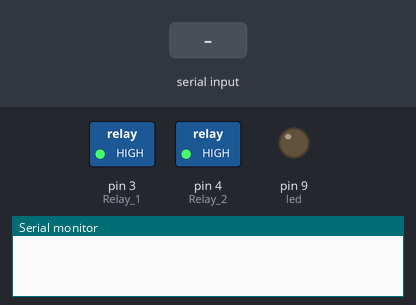
Recording of a sketch running on a simulated Arduino Uno, built with avr-gcc and run on an emulated ATmega328P. Parts: switched loads named in the sketch (green lamp = pin HIGH), output pins drawn as LEDs (lit = HIGH), the last lines printed to the serial monitor. Inputs (shaded band) come from the test bench.

Above: at 1.2 s.
1.3 s: "1" received over Serial
At 2.3 s:
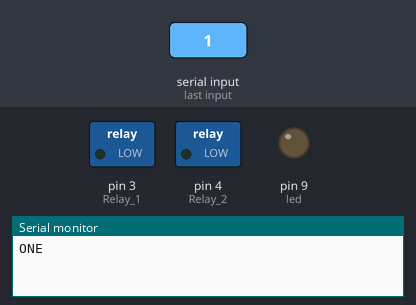
2.8 s: "3" received over Serial
At 3.4 s:
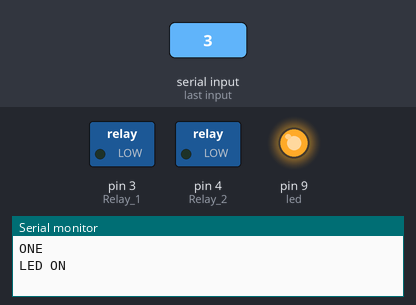
4.3 s: "0" received over Serial
At 4.6 s:
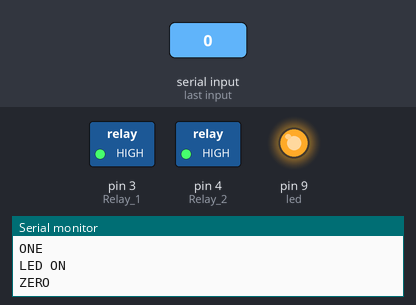
Timing chart, 0 to 7.3 s (numbered marks = the images above; inputs shaded):
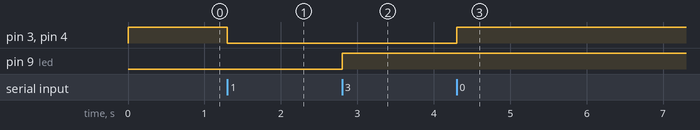

Measured:
- after the input at 1.3 s, pin 3 (Relay_1), pin 4 (Relay_2): HIGH → LOW at once
- after the input at 2.8 s, pin 9 (led): LOW → HIGH at once
- after the input at 4.3 s, pin 3 (Relay_1), pin 4 (Relay_2): LOW → HIGH at once

The sketch:

switchCase_RelayLed_Control.ino
```cpp
#define RELAY_OFF 1
#define RELAY_ON 0

#define Relay_1  3
#define Relay_2  4

#define LED_ON 255
#define LED_OFF 0

int state = 0;
const int led = 9;    // connected to the base of the transistor


void setup() {
  // initialize serial communication:
  Serial.begin(9600);
  Serial.begin(9600);
  pinMode(led, OUTPUT);
  pinMode(Relay_1, OUTPUT);
  pinMode(Relay_2, OUTPUT);
  digitalWrite(Relay_1, RELAY_OFF);
  digitalWrite(Relay_2, RELAY_OFF);
  analogWrite(led, LED_OFF);
}

void loop() {

  state = Serial.read();

  switch (state) {
    case '0':
      Serial.println("ZERO");
      digitalWrite(Relay_1, RELAY_OFF);
      digitalWrite(Relay_2, RELAY_OFF);
      state = Serial.read();
      if (state != '0'){
        break;
      }
    case '1':
      Serial.println("ONE");
      digitalWrite(Relay_1, RELAY_ON);
      digitalWrite(Relay_2, RELAY_ON);
      state = Serial.read();
      if (state != '1'){
        break;
      }
    case '2':
      Serial.println("LED OFF");
      analogWrite(led, LED_OFF);
      state = Serial.read();
      if (state != '2'){
        break;
      }
    case '3':
      Serial.println("LED ON");
      analogWrite(led, LED_ON);
      state = Serial.read();
      if (state != '3'){
        break;
      }
    delay(1);        // delay in between reads for stability
  }
}
```
